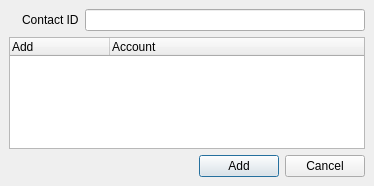
<ui version="4.0" >
 <author></author>
 <comment></comment>
 <exportmacro></exportmacro>
 <class>AddIMContactDialog</class>
 <widget class="QDialog" name="AddIMContactDialog" >
  <property name="geometry" >
   <rect>
    <x>0</x>
    <y>0</y>
    <width>374</width>
    <height>186</height>
   </rect>
  </property>
  <property name="maximumSize" >
   <size>
    <width>16777215</width>
    <height>200</height>
   </size>
  </property>
  <property name="windowTitle" >
   <string>Dialog</string>
  </property>
  <layout class="QGridLayout" >
   <property name="margin" >
    <number>9</number>
   </property>
   <property name="spacing" >
    <number>6</number>
   </property>
   <item row="3" column="1" >
    <spacer>
     <property name="orientation" >
      <enum>Qt::Vertical</enum>
     </property>
     <property name="sizeHint" >
      <size>
       <width>20</width>
       <height>40</height>
      </size>
     </property>
    </spacer>
   </item>
   <item row="1" column="0" >
    <spacer>
     <property name="orientation" >
      <enum>Qt::Vertical</enum>
     </property>
     <property name="sizeHint" >
      <size>
       <width>20</width>
       <height>40</height>
      </size>
     </property>
    </spacer>
   </item>
   <item row="2" column="0" colspan="2" >
    <widget class="QTreeWidget" name="accountsTree" >
     <property name="columnCount" >
      <number>2</number>
     </property>
     <column>
      <property name="text" >
       <string>Add</string>
      </property>
     </column>
     <column>
      <property name="text" >
       <string>Account</string>
      </property>
     </column>
    </widget>
   </item>
   <item row="0" column="0" colspan="2" >
    <layout class="QHBoxLayout" >
     <property name="margin" >
      <number>0</number>
     </property>
     <property name="spacing" >
      <number>6</number>
     </property>
     <item>
      <widget class="QLabel" name="protocolIcon" >
       <property name="pixmap" >
        <pixmap resource="../wengophone.qrc" >:/pics/protocol_msn.png</pixmap>
       </property>
      </widget>
     </item>
     <item>
      <widget class="QLabel" name="contactIDLabel" >
       <property name="text" >
        <string>Contact ID</string>
       </property>
      </widget>
     </item>
     <item>
      <widget class="QLineEdit" name="contactIdEdit" />
     </item>
    </layout>
   </item>
   <item row="4" column="0" colspan="2" >
    <layout class="QHBoxLayout" >
     <property name="margin" >
      <number>0</number>
     </property>
     <property name="spacing" >
      <number>6</number>
     </property>
     <item>
      <spacer>
       <property name="orientation" >
        <enum>Qt::Horizontal</enum>
       </property>
       <property name="sizeHint" >
        <size>
         <width>40</width>
         <height>20</height>
        </size>
       </property>
      </spacer>
     </item>
     <item>
      <widget class="QPushButton" name="addButton" >
       <property name="text" >
        <string>Add</string>
       </property>
      </widget>
     </item>
     <item>
      <widget class="QPushButton" name="cancelButton" >
       <property name="text" >
        <string>Cancel</string>
       </property>
      </widget>
     </item>
    </layout>
   </item>
  </layout>
 </widget>
 <pixmapfunction></pixmapfunction>
 <resources>
  <include location="../wengophone.qrc" />
 </resources>
 <connections>
  <connection>
   <sender>addButton</sender>
   <signal>clicked()</signal>
   <receiver>AddIMContactDialog</receiver>
   <slot>accept()</slot>
   <hints>
    <hint type="sourcelabel" >
     <x>196</x>
     <y>253</y>
    </hint>
    <hint type="destinationlabel" >
     <x>192</x>
     <y>161</y>
    </hint>
   </hints>
  </connection>
  <connection>
   <sender>cancelButton</sender>
   <signal>clicked()</signal>
   <receiver>AddIMContactDialog</receiver>
   <slot>reject()</slot>
   <hints>
    <hint type="sourcelabel" >
     <x>305</x>
     <y>254</y>
    </hint>
    <hint type="destinationlabel" >
     <x>295</x>
     <y>171</y>
    </hint>
   </hints>
  </connection>
 </connections>
</ui>
